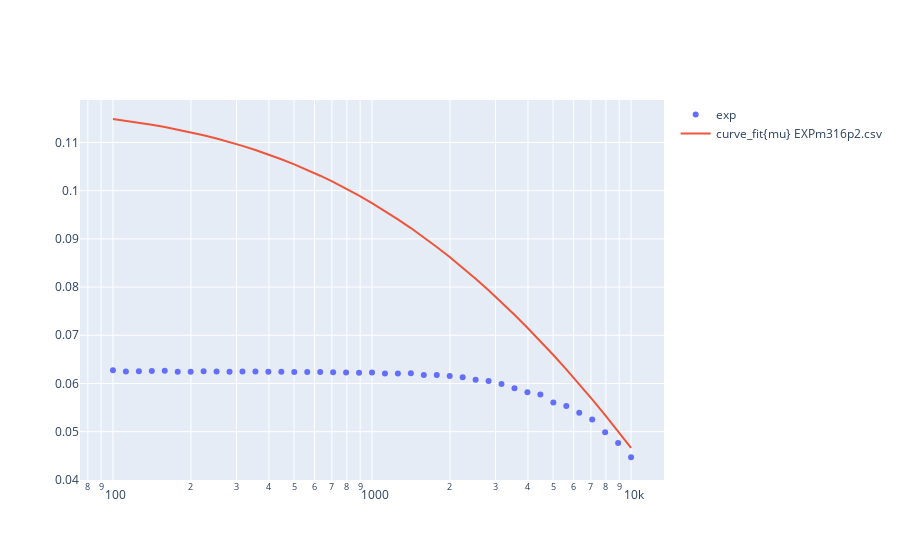

The notebook cell saved with this chart:
### Code cell
mueff,pltmu=cn.fit.mu(f,bo,datacorr,1,4e6,z1eff)
pltmu
